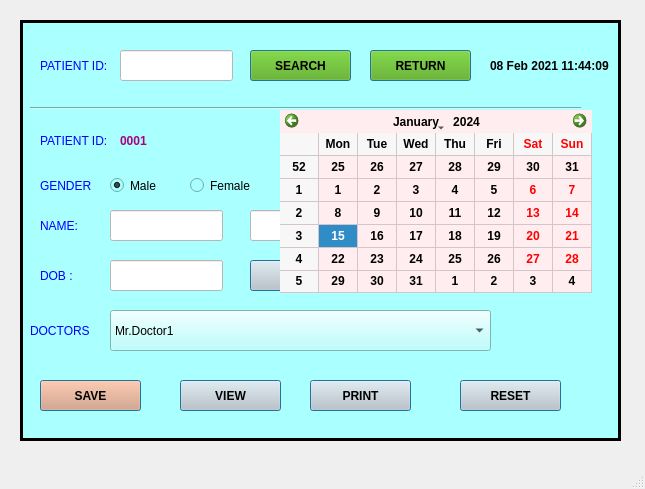
<?xml version="1.0" encoding="UTF-8"?>
<ui version="4.0">
 <class>MainWindow</class>
 <widget class="QMainWindow" name="MainWindow">
  <property name="geometry">
   <rect>
    <x>0</x>
    <y>0</y>
    <width>645</width>
    <height>489</height>
   </rect>
  </property>
  <property name="windowTitle">
   <string>MainWindow</string>
  </property>
  <widget class="QWidget" name="centralwidget">
   <widget class="QFrame" name="frame">
    <property name="geometry">
     <rect>
      <x>20</x>
      <y>20</y>
      <width>601</width>
      <height>421</height>
     </rect>
    </property>
    <property name="font">
     <font>
      <pointsize>9</pointsize>
     </font>
    </property>
    <property name="autoFillBackground">
     <bool>false</bool>
    </property>
    <property name="styleSheet">
     <string notr="true">background-color: rgb(170, 255, 255);</string>
    </property>
    <property name="frameShape">
     <enum>QFrame::Box</enum>
    </property>
    <property name="frameShadow">
     <enum>QFrame::Plain</enum>
    </property>
    <property name="lineWidth">
     <number>3</number>
    </property>
    <widget class="QLabel" name="label">
     <property name="geometry">
      <rect>
       <x>420</x>
       <y>100</y>
       <width>151</width>
       <height>41</height>
      </rect>
     </property>
     <property name="font">
      <font>
       <family>Arial</family>
       <pointsize>9</pointsize>
       <weight>75</weight>
       <bold>true</bold>
      </font>
     </property>
     <property name="text">
      <string>08 Feb 2021 11:44:09</string>
     </property>
    </widget>
    <widget class="QPushButton" name="pushButton_2">
     <property name="geometry">
      <rect>
       <x>230</x>
       <y>30</y>
       <width>101</width>
       <height>31</height>
      </rect>
     </property>
     <property name="font">
      <font>
       <family>Arial</family>
       <pointsize>9</pointsize>
       <weight>75</weight>
       <bold>true</bold>
      </font>
     </property>
     <property name="styleSheet">
      <string notr="true">background-color: rgb(85, 170, 0);</string>
     </property>
     <property name="text">
      <string>SEARCH</string>
     </property>
     <property name="autoDefault">
      <bool>true</bool>
     </property>
     <property name="default">
      <bool>true</bool>
     </property>
     <property name="flat">
      <bool>false</bool>
     </property>
    </widget>
    <widget class="QPushButton" name="pushButton_4">
     <property name="geometry">
      <rect>
       <x>230</x>
       <y>240</y>
       <width>101</width>
       <height>31</height>
      </rect>
     </property>
     <property name="font">
      <font>
       <family>Arial</family>
       <pointsize>9</pointsize>
       <weight>75</weight>
       <bold>true</bold>
      </font>
     </property>
     <property name="styleSheet">
      <string notr="true">background-color: rgb(203, 203, 203);</string>
     </property>
     <property name="text">
      <string>DATE</string>
     </property>
     <property name="autoDefault">
      <bool>true</bool>
     </property>
     <property name="default">
      <bool>true</bool>
     </property>
     <property name="flat">
      <bool>false</bool>
     </property>
    </widget>
    <widget class="QPushButton" name="pushButton_5">
     <property name="geometry">
      <rect>
       <x>160</x>
       <y>360</y>
       <width>101</width>
       <height>31</height>
      </rect>
     </property>
     <property name="font">
      <font>
       <family>Arial</family>
       <pointsize>9</pointsize>
       <weight>75</weight>
       <bold>true</bold>
      </font>
     </property>
     <property name="styleSheet">
      <string notr="true">background-color: rgb(203, 203, 203);</string>
     </property>
     <property name="text">
      <string>VIEW</string>
     </property>
     <property name="autoDefault">
      <bool>true</bool>
     </property>
     <property name="default">
      <bool>true</bool>
     </property>
     <property name="flat">
      <bool>false</bool>
     </property>
    </widget>
    <widget class="QPushButton" name="pushButton_6">
     <property name="geometry">
      <rect>
       <x>20</x>
       <y>360</y>
       <width>101</width>
       <height>31</height>
      </rect>
     </property>
     <property name="font">
      <font>
       <family>Arial</family>
       <pointsize>9</pointsize>
       <weight>75</weight>
       <bold>true</bold>
      </font>
     </property>
     <property name="styleSheet">
      <string notr="true">background-color: rgb(231, 154, 115);</string>
     </property>
     <property name="text">
      <string>SAVE</string>
     </property>
     <property name="autoDefault">
      <bool>true</bool>
     </property>
     <property name="default">
      <bool>true</bool>
     </property>
     <property name="flat">
      <bool>false</bool>
     </property>
    </widget>
    <widget class="QPushButton" name="pushButton_7">
     <property name="geometry">
      <rect>
       <x>290</x>
       <y>360</y>
       <width>101</width>
       <height>31</height>
      </rect>
     </property>
     <property name="font">
      <font>
       <family>Arial</family>
       <pointsize>9</pointsize>
       <weight>75</weight>
       <bold>true</bold>
      </font>
     </property>
     <property name="styleSheet">
      <string notr="true">background-color: rgb(203, 203, 203);</string>
     </property>
     <property name="text">
      <string>PRINT</string>
     </property>
     <property name="autoDefault">
      <bool>true</bool>
     </property>
     <property name="default">
      <bool>true</bool>
     </property>
     <property name="flat">
      <bool>false</bool>
     </property>
    </widget>
    <widget class="QLabel" name="label_5">
     <property name="geometry">
      <rect>
       <x>20</x>
       <y>30</y>
       <width>71</width>
       <height>31</height>
      </rect>
     </property>
     <property name="font">
      <font>
       <family>Arial</family>
       <pointsize>9</pointsize>
      </font>
     </property>
     <property name="styleSheet">
      <string notr="true">color: rgb(0, 0, 255);</string>
     </property>
     <property name="text">
      <string>PATIENT ID:</string>
     </property>
    </widget>
    <widget class="QLineEdit" name="lineEdit">
     <property name="geometry">
      <rect>
       <x>100</x>
       <y>30</y>
       <width>113</width>
       <height>31</height>
      </rect>
     </property>
     <property name="font">
      <font>
       <family>Arial</family>
       <pointsize>9</pointsize>
       <weight>75</weight>
       <bold>true</bold>
      </font>
     </property>
     <property name="styleSheet">
      <string notr="true">background-color: rgb(255, 255, 255);</string>
     </property>
    </widget>
    <widget class="QLabel" name="label_6">
     <property name="geometry">
      <rect>
       <x>300</x>
       <y>100</y>
       <width>101</width>
       <height>41</height>
      </rect>
     </property>
     <property name="font">
      <font>
       <family>Arial</family>
       <pointsize>9</pointsize>
      </font>
     </property>
     <property name="styleSheet">
      <string notr="true">color: rgb(0, 0, 255);</string>
     </property>
     <property name="text">
      <string>CREATED ON:</string>
     </property>
    </widget>
    <widget class="Line" name="line">
     <property name="geometry">
      <rect>
       <x>10</x>
       <y>80</y>
       <width>551</width>
       <height>16</height>
      </rect>
     </property>
     <property name="font">
      <font>
       <pointsize>9</pointsize>
      </font>
     </property>
     <property name="orientation">
      <enum>Qt::Horizontal</enum>
     </property>
    </widget>
    <widget class="QLabel" name="label_2">
     <property name="geometry">
      <rect>
       <x>470</x>
       <y>30</y>
       <width>121</width>
       <height>31</height>
      </rect>
     </property>
     <property name="font">
      <font>
       <family>Arial</family>
       <pointsize>9</pointsize>
       <weight>75</weight>
       <bold>true</bold>
      </font>
     </property>
     <property name="text">
      <string>08 Feb 2021 11:44:09</string>
     </property>
    </widget>
    <widget class="QLabel" name="label_7">
     <property name="geometry">
      <rect>
       <x>20</x>
       <y>100</y>
       <width>71</width>
       <height>41</height>
      </rect>
     </property>
     <property name="font">
      <font>
       <family>Arial</family>
       <pointsize>9</pointsize>
      </font>
     </property>
     <property name="styleSheet">
      <string notr="true">color: rgb(0, 0, 255);</string>
     </property>
     <property name="text">
      <string>PATIENT ID:</string>
     </property>
    </widget>
    <widget class="QLabel" name="label_3">
     <property name="geometry">
      <rect>
       <x>100</x>
       <y>100</y>
       <width>71</width>
       <height>41</height>
      </rect>
     </property>
     <property name="font">
      <font>
       <family>Arial</family>
       <pointsize>9</pointsize>
       <weight>75</weight>
       <bold>true</bold>
      </font>
     </property>
     <property name="styleSheet">
      <string notr="true">color: rgb(170, 0, 127);</string>
     </property>
     <property name="text">
      <string>0001</string>
     </property>
    </widget>
    <widget class="QLabel" name="label_8">
     <property name="geometry">
      <rect>
       <x>20</x>
       <y>150</y>
       <width>51</width>
       <height>31</height>
      </rect>
     </property>
     <property name="font">
      <font>
       <family>Arial</family>
       <pointsize>9</pointsize>
      </font>
     </property>
     <property name="styleSheet">
      <string notr="true">color: rgb(0, 0, 255);</string>
     </property>
     <property name="text">
      <string>GENDER:</string>
     </property>
    </widget>
    <widget class="QRadioButton" name="radioButton">
     <property name="geometry">
      <rect>
       <x>90</x>
       <y>150</y>
       <width>61</width>
       <height>31</height>
      </rect>
     </property>
     <property name="font">
      <font>
       <pointsize>9</pointsize>
      </font>
     </property>
     <property name="text">
      <string>Male</string>
     </property>
     <property name="checked">
      <bool>true</bool>
     </property>
    </widget>
    <widget class="QRadioButton" name="radioButton_2">
     <property name="geometry">
      <rect>
       <x>170</x>
       <y>150</y>
       <width>82</width>
       <height>31</height>
      </rect>
     </property>
     <property name="font">
      <font>
       <family>Arial</family>
       <pointsize>9</pointsize>
      </font>
     </property>
     <property name="text">
      <string>Female</string>
     </property>
    </widget>
    <widget class="QLabel" name="label_9">
     <property name="geometry">
      <rect>
       <x>20</x>
       <y>240</y>
       <width>51</width>
       <height>31</height>
      </rect>
     </property>
     <property name="font">
      <font>
       <family>Arial</family>
       <pointsize>9</pointsize>
      </font>
     </property>
     <property name="styleSheet">
      <string notr="true">color: rgb(0, 0, 255);</string>
     </property>
     <property name="text">
      <string>DOB :</string>
     </property>
    </widget>
    <widget class="QLineEdit" name="lineEdit_2">
     <property name="geometry">
      <rect>
       <x>90</x>
       <y>240</y>
       <width>113</width>
       <height>31</height>
      </rect>
     </property>
     <property name="font">
      <font>
       <family>Arial</family>
       <pointsize>9</pointsize>
       <weight>75</weight>
       <bold>true</bold>
      </font>
     </property>
     <property name="styleSheet">
      <string notr="true">background-color: rgb(255, 255, 255);</string>
     </property>
    </widget>
    <widget class="QLabel" name="label_10">
     <property name="geometry">
      <rect>
       <x>360</x>
       <y>240</y>
       <width>31</width>
       <height>31</height>
      </rect>
     </property>
     <property name="font">
      <font>
       <family>Arial</family>
       <pointsize>9</pointsize>
      </font>
     </property>
     <property name="styleSheet">
      <string notr="true">color: rgb(0, 0, 255);</string>
     </property>
     <property name="text">
      <string>AGE :</string>
     </property>
    </widget>
    <widget class="QLabel" name="label_4">
     <property name="geometry">
      <rect>
       <x>410</x>
       <y>240</y>
       <width>31</width>
       <height>31</height>
      </rect>
     </property>
     <property name="font">
      <font>
       <family>Arial</family>
       <pointsize>9</pointsize>
       <weight>75</weight>
       <bold>true</bold>
      </font>
     </property>
     <property name="text">
      <string>0001</string>
     </property>
    </widget>
    <widget class="QLabel" name="label_11">
     <property name="geometry">
      <rect>
       <x>450</x>
       <y>240</y>
       <width>31</width>
       <height>31</height>
      </rect>
     </property>
     <property name="font">
      <font>
       <family>Arial</family>
       <pointsize>9</pointsize>
      </font>
     </property>
     <property name="styleSheet">
      <string notr="true">color: rgb(0, 0, 255);</string>
     </property>
     <property name="text">
      <string>Yrs.</string>
     </property>
    </widget>
    <widget class="QLabel" name="label_12">
     <property name="geometry">
      <rect>
       <x>10</x>
       <y>290</y>
       <width>61</width>
       <height>41</height>
      </rect>
     </property>
     <property name="font">
      <font>
       <family>Arial</family>
       <pointsize>9</pointsize>
      </font>
     </property>
     <property name="styleSheet">
      <string notr="true">color: rgb(0, 0, 255);</string>
     </property>
     <property name="text">
      <string>DOCTORS :</string>
     </property>
    </widget>
    <widget class="QComboBox" name="comboBox_2">
     <property name="geometry">
      <rect>
       <x>90</x>
       <y>290</y>
       <width>381</width>
       <height>41</height>
      </rect>
     </property>
     <property name="font">
      <font>
       <family>Arial</family>
       <pointsize>9</pointsize>
      </font>
     </property>
     <item>
      <property name="text">
       <string>Mr.Doctor1</string>
      </property>
     </item>
     <item>
      <property name="text">
       <string>Mrs.Doctr2</string>
      </property>
     </item>
     <item>
      <property name="text">
       <string>Miss.Doctor 3</string>
      </property>
     </item>
     <item>
      <property name="text">
       <string>Capt. Doctor 4</string>
      </property>
     </item>
    </widget>
    <widget class="QPushButton" name="pushButton_8">
     <property name="geometry">
      <rect>
       <x>350</x>
       <y>30</y>
       <width>101</width>
       <height>31</height>
      </rect>
     </property>
     <property name="font">
      <font>
       <family>Arial</family>
       <pointsize>9</pointsize>
       <weight>75</weight>
       <bold>true</bold>
      </font>
     </property>
     <property name="styleSheet">
      <string notr="true">background-color: rgb(85, 170, 0);</string>
     </property>
     <property name="text">
      <string>RETURN</string>
     </property>
     <property name="autoDefault">
      <bool>true</bool>
     </property>
     <property name="default">
      <bool>true</bool>
     </property>
     <property name="flat">
      <bool>false</bool>
     </property>
    </widget>
    <widget class="QLabel" name="label_13">
     <property name="geometry">
      <rect>
       <x>20</x>
       <y>190</y>
       <width>51</width>
       <height>31</height>
      </rect>
     </property>
     <property name="font">
      <font>
       <family>Arial</family>
       <pointsize>9</pointsize>
      </font>
     </property>
     <property name="styleSheet">
      <string notr="true">color: rgb(0, 0, 255);</string>
     </property>
     <property name="text">
      <string>NAME:</string>
     </property>
    </widget>
    <widget class="QLineEdit" name="lineEdit_3">
     <property name="geometry">
      <rect>
       <x>90</x>
       <y>190</y>
       <width>113</width>
       <height>31</height>
      </rect>
     </property>
     <property name="font">
      <font>
       <family>Arial</family>
       <pointsize>9</pointsize>
       <weight>75</weight>
       <bold>true</bold>
      </font>
     </property>
     <property name="styleSheet">
      <string notr="true">background-color: rgb(255, 255, 255);</string>
     </property>
    </widget>
    <widget class="QLineEdit" name="lineEdit_4">
     <property name="geometry">
      <rect>
       <x>230</x>
       <y>190</y>
       <width>113</width>
       <height>31</height>
      </rect>
     </property>
     <property name="font">
      <font>
       <family>Arial</family>
       <pointsize>9</pointsize>
       <weight>75</weight>
       <bold>true</bold>
      </font>
     </property>
     <property name="styleSheet">
      <string notr="true">background-color: rgb(255, 255, 255);</string>
     </property>
    </widget>
    <widget class="QLineEdit" name="lineEdit_5">
     <property name="geometry">
      <rect>
       <x>380</x>
       <y>190</y>
       <width>113</width>
       <height>31</height>
      </rect>
     </property>
     <property name="font">
      <font>
       <family>Arial</family>
       <pointsize>9</pointsize>
       <weight>75</weight>
       <bold>true</bold>
      </font>
     </property>
     <property name="styleSheet">
      <string notr="true">background-color: rgb(255, 255, 255);</string>
     </property>
    </widget>
    <widget class="QPushButton" name="pushButton_9">
     <property name="geometry">
      <rect>
       <x>440</x>
       <y>360</y>
       <width>101</width>
       <height>31</height>
      </rect>
     </property>
     <property name="font">
      <font>
       <family>Arial</family>
       <pointsize>9</pointsize>
       <weight>75</weight>
       <bold>true</bold>
      </font>
     </property>
     <property name="styleSheet">
      <string notr="true">background-color: rgb(203, 203, 203);</string>
     </property>
     <property name="text">
      <string>RESET</string>
     </property>
     <property name="autoDefault">
      <bool>true</bool>
     </property>
     <property name="default">
      <bool>true</bool>
     </property>
     <property name="flat">
      <bool>false</bool>
     </property>
    </widget>
    <widget class="QCalendarWidget" name="calendarWidget">
     <property name="geometry">
      <rect>
       <x>260</x>
       <y>90</y>
       <width>312</width>
       <height>183</height>
      </rect>
     </property>
     <property name="font">
      <font>
       <weight>75</weight>
       <bold>true</bold>
      </font>
     </property>
     <property name="styleSheet">
      <string notr="true">background-color: rgb(255, 237, 240);
border-color: rgb(0, 0, 0);
color: rgb(0, 0, 0);</string>
     </property>
     <property name="gridVisible">
      <bool>true</bool>
     </property>
    </widget>
   </widget>
  </widget>
  <widget class="QMenuBar" name="menubar">
   <property name="geometry">
    <rect>
     <x>0</x>
     <y>0</y>
     <width>645</width>
     <height>21</height>
    </rect>
   </property>
  </widget>
  <widget class="QStatusBar" name="statusbar"/>
 </widget>
 <resources/>
 <connections/>
</ui>
